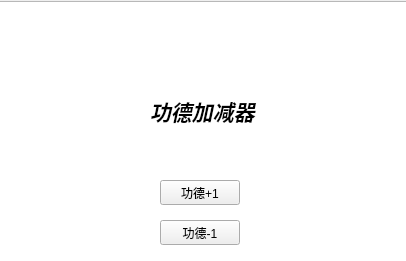
<?xml version="1.0" encoding="UTF-8"?>
<ui version="4.0">
 <class>Form</class>
 <widget class="QWidget" name="Form">
  <property name="geometry">
   <rect>
    <x>0</x>
    <y>0</y>
    <width>406</width>
    <height>261</height>
   </rect>
  </property>
  <property name="windowTitle">
   <string>功德加减器</string>
  </property>
  <property name="locale">
   <locale language="English" country="UnitedStates"/>
  </property>
  <widget class="QPushButton" name="pushButton_plus">
   <property name="geometry">
    <rect>
     <x>160</x>
     <y>180</y>
     <width>80</width>
     <height>25</height>
    </rect>
   </property>
   <property name="text">
    <string>功德+1</string>
   </property>
  </widget>
  <widget class="QPushButton" name="pushButton_minud">
   <property name="geometry">
    <rect>
     <x>160</x>
     <y>220</y>
     <width>80</width>
     <height>25</height>
    </rect>
   </property>
   <property name="text">
    <string>功德-1</string>
   </property>
  </widget>
  <widget class="QLabel" name="label">
   <property name="geometry">
    <rect>
     <x>150</x>
     <y>90</y>
     <width>111</width>
     <height>41</height>
    </rect>
   </property>
   <property name="palette">
    <palette>
     <active>
      <colorrole role="WindowText">
       <brush brushstyle="SolidPattern">
        <color alpha="255">
         <red>0</red>
         <green>0</green>
         <blue>0</blue>
        </color>
       </brush>
      </colorrole>
     </active>
     <inactive>
      <colorrole role="WindowText">
       <brush brushstyle="SolidPattern">
        <color alpha="255">
         <red>0</red>
         <green>0</green>
         <blue>0</blue>
        </color>
       </brush>
      </colorrole>
     </inactive>
     <disabled/>
    </palette>
   </property>
   <property name="font">
    <font>
     <pointsize>16</pointsize>
     <italic>true</italic>
     <bold>true</bold>
    </font>
   </property>
   <property name="styleSheet">
    <string notr="true">background-image: url(:/blue.png);</string>
   </property>
   <property name="text">
    <string>功德加减器</string>
   </property>
  </widget>
  <widget class="QListView" name="listView">
   <property name="geometry">
    <rect>
     <x>-5</x>
     <y>1</y>
     <width>421</width>
     <height>261</height>
    </rect>
   </property>
   <property name="styleSheet">
    <string notr="true">background-image: url(:/03.png);</string>
   </property>
  </widget>
  <zorder>listView</zorder>
  <zorder>pushButton_plus</zorder>
  <zorder>pushButton_minud</zorder>
  <zorder>label</zorder>
 </widget>
 <resources>
  <include location="pic.qrc"/>
 </resources>
 <connections/>
</ui>
